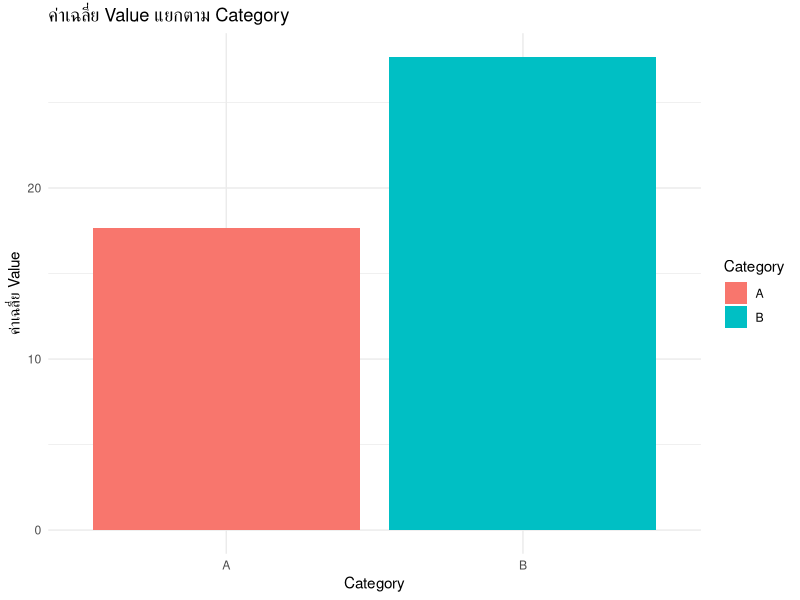

R code for this plot:
## ---- chunk 1
# โค้ด R: สร้าง Data Frame อย่างง่าย
sample_data <- data.frame(
  Category = c("A", "B", "A", "B", "A", "B"),
  Value = c(15, 25, 20, 30, 18, 28)
)

# แสดง Data Frame ที่สร้างขึ้น
sample_data

# โค้ด R: คำนวณค่าเฉลี่ยแยกตาม Category
# เราใช้ library dplyr สำหรับการจัดการข้อมูล
library(dplyr)

summary_data <- sample_data %>%
  group_by(Category) %>%
  summarise(Mean_Value = mean(Value))

# แสดงผลลัพธ์
summary_data

# โค้ด R: สร้างกราฟแท่งด้วย ggplot2
library(ggplot2)

ggplot(summary_data, aes(x = Category, y = Mean_Value, fill = Category)) +
  geom_bar(stat = "identity") +
  labs(title = "ค่าเฉลี่ย Value แยกตาม Category",
       x = "Category",
       y = "ค่าเฉลี่ย Value") +
  theme_minimal()
